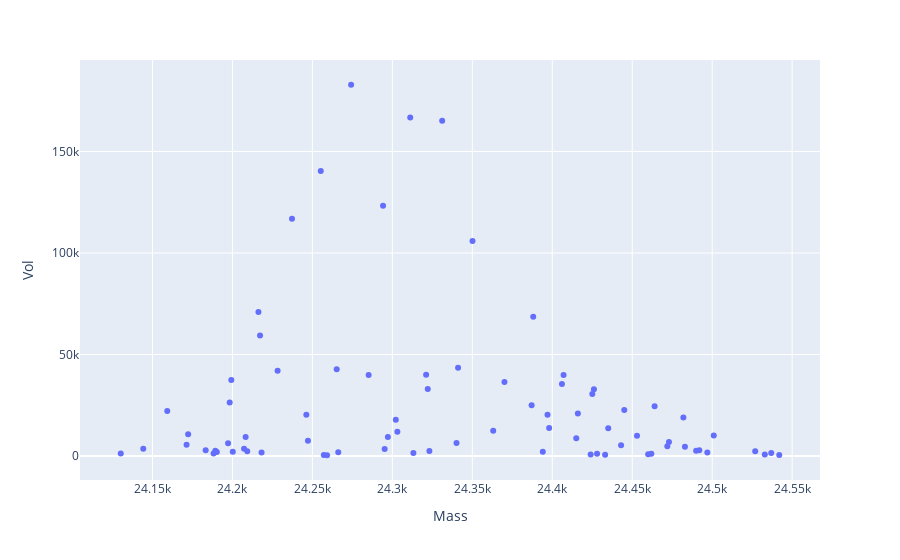

The notebook cell saved with this chart:
### Code cell
df_24k = df1[df1.Mass>24000]
plotly_zone(df_24k, y='Vol')
